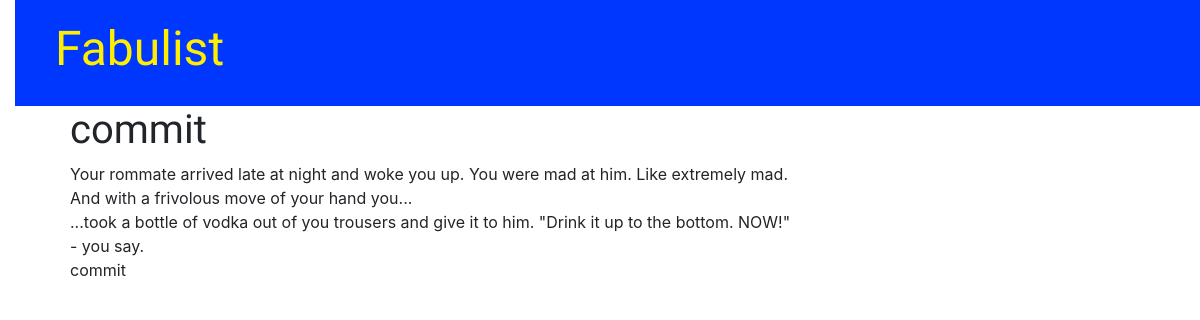
The app's page /story_list/story/20/ with its own data.
### car/models.py (models this page shows, shortened)
class Story(models.Model):
    text = models.TextField()
    last_added_text = models.TextField(max_length=140)
    first_added_text_or_name = models.TextField(max_length=140)
    finished = models.BooleanField(default=False)
    contributors = models.ManyToManyField(User)
    count = models.IntegerField(default=0)

### car/views.py (the view)
# urls.py: path('story_list/story/<int:pk>/', views.story_detail, name='story_detail'),
def story_detail(request, pk):
    story = get_object_or_404(Story, pk=pk)
    return render(request, 'story/story_detail.html', {'story': story})

### car/templates/story/story_detail.html (shortened to what this page needs)
{% extends 'car/base.html' %}
{% block content %}
    <div class="story">
        <h1>{{ story.last_added_text }}</h1>
        <p>{{ story.text|linebreaksbr }}</p>
    </div>
{% endblock %}

### car/static/css/car.css (style rules this page uses)
body { padding-left: 15px; }
h1, h2, h3, h4 { font-family: 'Lobster', cursive; }

### records on screen
Story: last_added_text "commit", text "Your rommate arrived late at night and woke you up. You were mad at him. Like extremely mad. And with a frivolous move of your hand you... ...took a bottle of vodka out of you trousers and give it to him. \"Drink it up to the bottom. NOW!\" - you say. commit"
